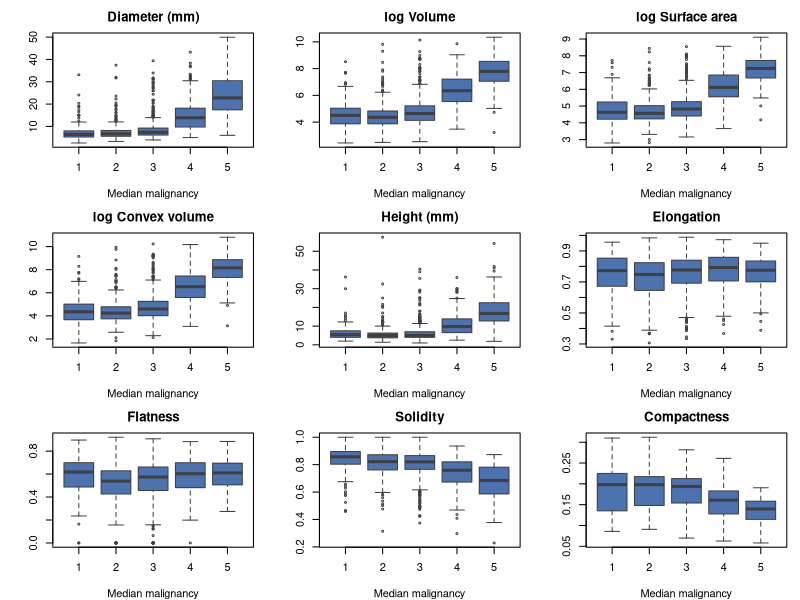

Write the R code that produced this figure.
# Run from the repository root:
#   Rscript codes/plots/eda/features-by-grade.R

nod <- read.csv("data/processed/nodules_train.csv", stringsAsFactors = FALSE)

GEOM <- c("diameter", "log_volume", "log_surface_area", "log_convex_volume",
          "bbox_z", "n_slices", "elongation", "flatness", "solidity",
          "compactness")
LABELS <- c(diameter = "Diameter (mm)", log_volume = "log Volume",
            log_surface_area = "log Surface area",
            log_convex_volume = "log Convex volume", bbox_z = "Height (mm)",
            n_slices = "Slices", elongation = "Elongation",
            flatness = "Flatness", solidity = "Solidity",
            compactness = "Compactness")
BLUE <- "#4c72b0"

pdf("codes/plots/eda/features-by-grade.pdf", width = 10, height = 8)
par(mfrow = c(3, 3), mar = c(4, 4, 2.5, 1))
for (v in setdiff(GEOM, "n_slices"))
  boxplot(nod[[v]] ~ nod$mal_median, col = BLUE, border = "grey25",
          outcex = 0.4, main = LABELS[[v]], xlab = "Median malignancy", ylab = "")
invisible(dev.off())
